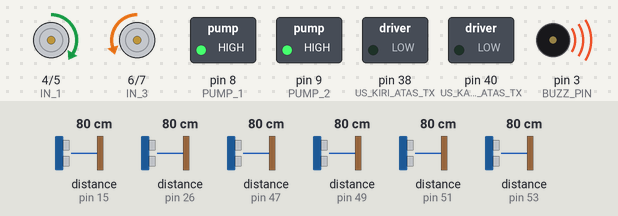
This sketch was run on a simulated Arduino Mega 2560, built with avr-gcc and run on an emulated ATmega2560. Shown: motor-driver pin pairs drawn as motors (green arrow = first pin HIGH = forward, orange = second pin HIGH = backward, longer = more drive), switched loads named in the sketch (green lamp = pin HIGH), buzzer (waves = sounding, pin HIGH). Wiring (inferred from the names in the program): 5 × ultrasonic range finder: trigger pin 14, echo pin 15 / trigger pin 46, echo pin 47 / trigger pin 48, echo pin 49 / trigger pin 50, echo pin 51 / trigger pin 52, echo pin 53. The test bench sets the inputs (shaded band); at power-on: distance to the obstacle (sensors on pin 15, pin 51, pin 26, pin 47, pin 49, pin 53) 80 cm. The echo pulse lasts 58.3 µs per cm; pins used as bus, display or sensor lines are not drawn; what the sketch prints to the serial monitor is not drawn.

Above: at 1.2 s.
1.3 s: distance to the obstacle (sensor on pin 15) set to 22 cm
4.3 s: distance to the obstacle (sensor on pin 15) set to 18 cm
At 6.1 s:
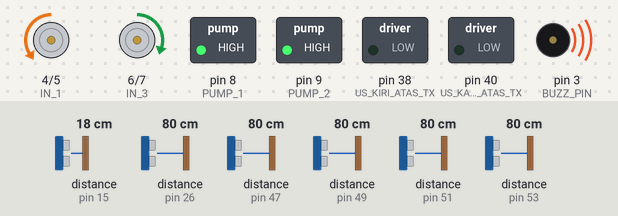
At 7.1 s:
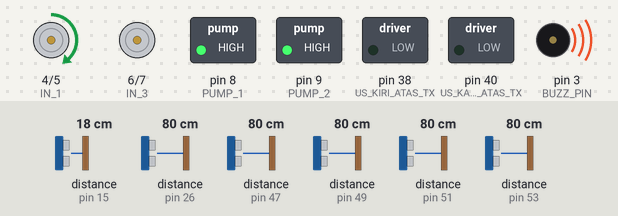
7.3 s: distance to the obstacle (sensor on pin 51) set to 120 cm
10.3 s: distance to the obstacle (sensor on pin 51) set to 2 cm
13.3 s: distance to the obstacle (sensor on pin 15) set to 35 cm
At 17.1 s:
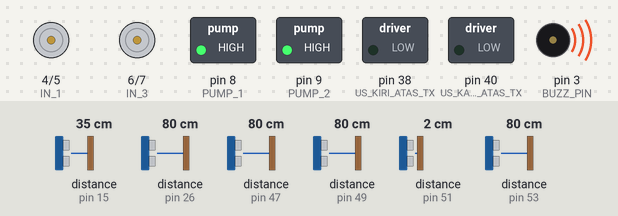
Timing chart, 0 to 34.6 s (numbered marks = the images above; inputs shaded):
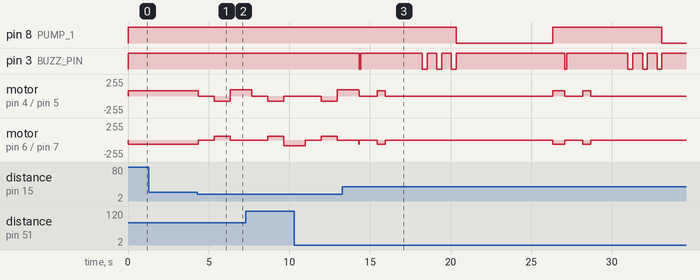

Measured:
- the behaviour switches between 21 and 20 cm on distance to the obstacle (sensor on pin 15) (found by bisection; images 0 and 1)
- after the input at 1.3 s, every drawn part: stays the same
- after the input at 4.3 s, motor on pin 4 (IN_1) / pin 5 (IN_2): forward 76/255 → stopped after 0.05 s, → backward 76/255 1.0 s later, → forward 93/255 1.0 s later; motor on pin 6 (IN_3) / pin 7 (IN_4): backward 60/255 → stopped after 0.05 s, → forward 60/255 1.0 s later, → stopped 1.0 s later
- after the input at 13.3 s, pin 8 (PUMP_1): HIGH → LOW after 7.0 s, → HIGH 6.0 s later, → LOW 6.8 s later; pin 3 (BUZZ_PIN): HIGH → LOW after 1.0 s, → HIGH 0.10 s later, → LOW 3.8 s later, → HIGH 0.30 s later, … (16 changes in this stretch)

The sketch:

wall_follower_plant_watering_robot.ino
```cpp
// A =  Kiri
// B = Kanan

// A+ 9 -> PWM
// A- 10
// B+ 11 -> PWM
// B- 12

//LEFT_LOW_SENSOR = LEFT_FRONT_SENSOR
//RIGHT_LOW_SENSOR = RIGHT_FRONT_SENSOR


//A =  -  || B = +

//MOTOR
//Kiri
#define IN_1 4 //9
#define IN_2 5 //10
//Kanan
#define IN_3 6 //11
#define IN_4 7 //12

#define COL_1_S0 22
#define COL_1_S1 23
#define COL_1_S2 24
#define COL_1_S3 25
#define COL_1_OUT 26

#define COL_2_S0 28
#define COL_2_S1 29
#define COL_2_S2 30
#define COL_2_S3 31
#define COL_2_OUT 32

//US
#define US_FRONT_TX 14
#define US_FRONT_RX 15

#define US_KAN_BAW_TX 52
#define US_KAN_BAW_RX 53
#define US_KIRI_BAW_TX 50
#define US_KIRI_BAW_RX 51

#define US_KANAN_BACK_TX 48
#define US_KANAN_BACK_RX 49
#define US_KIRI_BACK_TX 46
#define US_KIRI_BACK_RX 47

#define US_KIRI_ATAS_TX 38 //disconnected
#define US_KIRI_ATAS_RX 39 //disconnected
#define US_KANAN_ATAS_TX 40 //disconnected
#define US_KANAN_ATAS_RX 41 //disconnected

//Buzzwer
#define BUZZ_PIN 3 //6

//Relay
#define PUMP_1 8 //7
#define PUMP_2 9 //8


//VARS
const int trig = 14;
const int echo = 15;
float dist_front_sensor;
float dist_right_low_sensor;
float dist_left_low_sensor;
float dist_left_high_sensor;
float dist_right_high_sensor;
float dist_right_back_sensor;
float dist_left_back_sensor;

int frequency = 0;
boolean turning = false;
int wallState;

int red;
int green;
int blue;

//=======================================================================SETUP====================================================================================================
void setup(){
 Serial.begin(9600);
 pinMode(trig, OUTPUT);
 pinMode(echo, INPUT);
 pinMode(US_KAN_BAW_TX, OUTPUT);
 pinMode(US_KAN_BAW_RX, INPUT);
 pinMode(US_KIRI_BAW_TX, OUTPUT);
 pinMode(US_KIRI_BAW_RX, INPUT);
 pinMode(US_KIRI_ATAS_TX, OUTPUT);
 pinMode(US_KIRI_ATAS_RX, INPUT);
 pinMode(US_KANAN_ATAS_TX, OUTPUT);
 pinMode(US_KANAN_ATAS_RX, INPUT);
 pinMode(US_KANAN_BACK_TX, OUTPUT);
 pinMode(US_KANAN_BACK_RX, INPUT);
 pinMode(US_KIRI_BACK_TX, OUTPUT);
 pinMode(US_KIRI_BACK_RX, INPUT);
 //Motor Driver
 pinMode(IN_1, OUTPUT);
 pinMode(IN_2, OUTPUT);
 pinMode(IN_3, OUTPUT);
 pinMode(IN_4, OUTPUT);
 //Col_Left
 pinMode(COL_1_S0, OUTPUT);
 pinMode(COL_1_S1, OUTPUT);
 pinMode(COL_1_S2, OUTPUT);
 pinMode(COL_1_S3, OUTPUT);
 pinMode(COL_1_OUT, INPUT);

 //Col_right
 pinMode(COL_2_S0, OUTPUT);
 pinMode(COL_2_S1, OUTPUT);
 pinMode(COL_2_S2, OUTPUT);
 pinMode(COL_2_S3, OUTPUT);
 pinMode(COL_2_OUT, INPUT);

 pinMode(BUZZ_PIN, OUTPUT);

 pinMode(PUMP_1, OUTPUT);
 pinMode(PUMP_2, OUTPUT);

 digitalWrite(COL_1_S0, HIGH);
 digitalWrite(COL_1_S1, LOW);

 digitalWrite(COL_2_S0, HIGH);
 digitalWrite(COL_2_S1, LOW);

 dist_front_sensor = 0;
 dist_right_low_sensor = 0;
 dist_left_low_sensor = 0;
 dist_left_high_sensor = 0;
 dist_right_high_sensor = 0;
 dist_right_back_sensor = 0;
 dist_left_back_sensor = 0;
 wallState = 0; // 1= ngadep tembok kiri, 2 Tembok kanan

 red = 0;
 green = 0;
 blue = 0;

  relayOff(PUMP_1);
  relayOff(PUMP_2);
  digitalWrite(BUZZ_PIN, HIGH);
}

//=======================================================================LOOP====================================================================================================


void loop(){
  frontSensor();
  leftLowSensor();
  leftBackSensor();
  rightLowSensor();
  rightBackSensor();
  demoOne();
  relayOff(PUMP_1);

  if(dist_right_low_sensor < dist_left_low_sensor){
      wallState = 2;  //Closer to right wall
      }
  else{
      wallState = 1; //Closer to left wall
      }

    //Safety check
  if(dist_front_sensor < 20){
    //UNSAFE
    Serial.println("UNSAFE");
    stopMotor();
    delay(1000);
    //mundur 2 detik
    if(wallState == 1){
      reverse();
      delay(1000);
      turnRight();
      delay(600);
      }
    else{
      reverse();
      delay(1000);
      turnLeft();
      delay(600);
      }
    }
   else{
    //SAFE
    if(wallState == 1){
      Serial.println("SAFE wallstate 1");
      //Wallstate 1, tembok kiri
      float diff1 = abs(dist_left_back_sensor - dist_left_low_sensor);
      if((diff1 >= 5.8) && (dist_left_back_sensor > dist_left_low_sensor)){
        Serial.println("diff 1 >= 5.8");
        Serial.println(diff1);
        //kalo ada perbedaan jarak yang kurang dari threshold antara depan dan belakang, ada pot, siram
        siramKiri();
      }
      else{
        Serial.println("wallstate 1 adjusting");
      //jarak masih aman, adjust route
      adjust();
      }
    }
   else {
    //wallstate = 2, tembok kanan
    Serial.println("else wallstate tembok kanan");
      float diff1 = abs(dist_right_back_sensor - dist_right_low_sensor);
      if((diff1 >= 5.8) && (dist_left_back_sensor > dist_left_low_sensor)){ //(dist_left_back_sensor - dist_left_low_sensor) < 5.8 && dist_left_low_sensor < 30
      Serial.println("diff1 >= 5.8");
      //kalo ada perbedaan jarak yang kurang dari threshold antara depan dan belakang, ada pot
      siramKanan();
      }
      else{
        Serial.println("wallstate 2 else adjust");
      //jarak masih aman, adjust route
      adjust();
      }
    }
  }

};

//=======================================================================FUNCTIONS====================================================================================================

void adjust(){
  Serial.println("ADJUST\n");
  if(wallState == 1){
    //adjust di kiri
    if(dist_left_low_sensor < 10 && dist_left_back_sensor < 12){
      demoOne(77, 1);
      delay(200);
      }
    //else proceed as usual
    }
  else{
    if(dist_right_low_sensor < 10 && dist_right_back_sensor < 12){
      demoOne(64, 2);
      delay(200);
      }
      //else proceed as usual
    }
  }


void colorSenseKiri(){
  Serial.println("COLORSENSEKIRI\n");
  //Set Red filtered photodiodes to be read
  digitalWrite(COL_1_S2, LOW);
  digitalWrite(COL_1_S3, LOW);

  // Reading the output frequency
  frequency = pulseIn(COL_1_OUT, LOW);
  //  frequency = map(frequency, 25,72,255,0);

  // Printing the value on the serial monitor
  Serial.print("R= ");//printing name
  Serial.print(frequency);//printing RED color frequency
  Serial.print("  ");
  red = frequency;
  delay(100);
  // Setting Green filtered photodiodes to be read
  digitalWrite(COL_1_S2,HIGH);
  digitalWrite(COL_1_S3,HIGH);
  // Reading the output frequency
  frequency = pulseIn(COL_1_OUT, LOW);
  //frequency = map(frequency, 30,90,255,0);

  // Printing the value on the serial monitor
  Serial.print("G= ");//printing name
  Serial.print(frequency);//printing RED color frequency
  Serial.print("  ");
  green = frequency;
  delay(100);

  // Setting Blue filtered photodiodes to be read
  digitalWrite(COL_1_S2,LOW);
  digitalWrite(COL_1_S3,HIGH);

  // Reading the output frequency
  frequency = pulseIn(COL_1_OUT, LOW);
  //frequency = map(frequency, 25,70,255,0);

  // Printing the value on the serial monitor
  Serial.print("B= ");//printing name
  Serial.print(frequency);//printing RED color frequency
  Serial.println("  ");
  blue = frequency;
  delay(100);

}
//
void colorSenseKanan(){
  Serial.println("COLORSENSEKANAN\n");
  //Set Red filtered photodiodes to be read
  digitalWrite(COL_2_S2, LOW);
  digitalWrite(COL_2_S3, LOW);

  // Reading the output frequency
  frequency = pulseIn(COL_2_OUT, LOW);
  //frequency = map(frequency, 25,72,255,0);

  // Printing the value on the serial monitor
  Serial.print("R= ");//printing name
  Serial.print(frequency);//printing RED color frequency
  Serial.print("  ");
  red = frequency;
  delay(100);

  // Setting Green filtered photodiodes to be read
  digitalWrite(COL_2_S2,HIGH);
  digitalWrite(COL_2_S3,HIGH);

  // Reading the output frequency
  frequency = pulseIn(COL_2_OUT, LOW);
  //frequency = map(frequency, 30,90,255,0);

  // Printing the value on the serial monitor
  Serial.print("G= ");//printing name
  Serial.print(frequency);//printing RED color frequency
  Serial.print("  ");
  green = frequency;
  delay(100);

  // Setting Blue filtered photodiodes to be read
  digitalWrite(COL_2_S2,LOW);
  digitalWrite(COL_2_S3,HIGH);
  // Reading the output frequency
  frequency = pulseIn(COL_2_OUT, LOW);
  //frequency = map(frequency, 25,70,255,0);

  // Printing the value on the serial monitor
  Serial.print("B= ");//printing name
  Serial.print(frequency);//printing RED color frequency
  Serial.println("  ");
  blue = frequency;
  delay(100);
}

void demoOne(){
  Serial.println("DEMOONE\n");
// this function will run the motors in both directions at a fixed speed
  // turn on motor A
  //Beda 3 di v1, Motor A +3
  analogWrite(IN_1, 76); //Lower slower
  digitalWrite(IN_2, LOW);

  // turn on motor B
  digitalWrite(IN_3, LOW);
  analogWrite(IN_4, 60); ////Lower slower
}

void demoOne(int val, int key){
//Key, 1 = kiri, 2 = kanan;
  Serial.println("DEMOONEwParams\n");
// this function will run the motors in both directions at a fixed speed
  // turn on motor A
  //Beda 3 di v1, Motor A +3
  if(key == 1 ){
    analogWrite(IN_1, val); //Lower slower
    digitalWrite(IN_2, LOW);

    // turn on motor B
    digitalWrite(IN_3, LOW);
    analogWrite(IN_4, 60); ////Lower slower
    }
  else{
    analogWrite(IN_1, 76); //Lower slower
    digitalWrite(IN_2, LOW);

    // turn on motor B
    digitalWrite(IN_3, LOW);
    analogWrite(IN_4, 66); ////Lower slower
    }
}

void stopMotor(){
  Serial.println("STOPMOTOR\n");
  digitalWrite(IN_1, LOW);
  digitalWrite(IN_2, LOW);
  digitalWrite(IN_3, LOW);
  digitalWrite(IN_4, LOW);
}

void frontSensor(){
 digitalWrite(US_FRONT_TX, LOW);
 delayMicroseconds(2);
 digitalWrite(US_FRONT_TX, HIGH);
 delayMicroseconds(10);
 digitalWrite(US_FRONT_TX, LOW);

 float time = pulseIn(US_FRONT_RX, HIGH);
 float dist = ((float)time/2.0) / 29.1;
 dist_front_sensor = dist;
// Debug Purposes
// Serial.print("FS: ");
// Serial.print(dist_front_sensor);
// Serial.println(" cm");
}

void rightLowSensor(){
// delay(500);
 digitalWrite(US_KAN_BAW_TX, LOW);
 delayMicroseconds(2);
 digitalWrite(US_KAN_BAW_TX, HIGH);
 delayMicroseconds(10);
 digitalWrite(US_KAN_BAW_TX, LOW);

 float time = pulseIn(US_KAN_BAW_RX, HIGH);
 float dist = ((float)time/2.0) / 29.1;
 dist_right_low_sensor = dist;
 //Debugging purposes
// Serial.println("Right Low Sensor: ");
// Serial.print(dist_right_low_sensor);
// Serial.println(" cm");
}


void leftLowSensor(){
// delay(500);
 digitalWrite(US_KIRI_BAW_TX, LOW);
 delayMicroseconds(2);
 digitalWrite(US_KIRI_BAW_TX, HIGH);
 delayMicroseconds(10);
 digitalWrite(US_KIRI_BAW_TX, LOW);

 float time = pulseIn(US_KIRI_BAW_RX, HIGH);
 float dist = ((float)time/2.0) / 29.1;
 dist_left_low_sensor = dist;
 //Debugging purposes
// Serial.println("Left Low Sensor: ");
// Serial.print(dist_left_low_sensor);
// Serial.println(" cm");
}

void leftBackSensor(){
// delay(500);
 digitalWrite(US_KIRI_BACK_TX, LOW);
 delayMicroseconds(2);
 digitalWrite(US_KIRI_BACK_TX, HIGH);
 delayMicroseconds(10);
 digitalWrite(US_KIRI_BACK_TX, LOW);

 float time = pulseIn(US_KIRI_BACK_RX, HIGH);
 float dist = ((float)time/2.0) / 29.1;
 dist_left_back_sensor = dist;
 //Debugging purposes
// Serial.println("Left Back Sensor: ");
// Serial.print(dist_left_back_sensor);
// Serial.println(" cm");
}

void rightBackSensor(){

// delay(500);
 digitalWrite(US_KANAN_BACK_TX, LOW);
 delayMicroseconds(2);
 digitalWrite(US_KANAN_BACK_TX, HIGH);
 delayMicroseconds(10);
 digitalWrite(US_KANAN_BACK_TX, LOW);

 float time = pulseIn(US_KANAN_BACK_RX, HIGH);
 float dist = ((float)time/2.0) / 29.1;
 dist_right_back_sensor = dist;
 //Debugging purposes
// Serial.println("RIGHT BACK Sensor: ");
// Serial.print(dist_right_back_sensor);
// Serial.println(" cm");
}

void reverse(){
  Serial.println("REVERSE\n");
  digitalWrite(IN_1, LOW); //Lower slower
  analogWrite(IN_2, 76);  //prev 63

  analogWrite(IN_3, 60); //prev 60
  digitalWrite(IN_4, LOW); ////Lower slower
}

void turnRight(){
  Serial.println("TURNRIGHT\n");
  // turn on motor A
  analogWrite(IN_1, 93); //Lower slower
  digitalWrite(IN_2, LOW);

  // turn on motor B
  digitalWrite(IN_3, LOW);
  analogWrite(IN_4, LOW); ////Lower slower

  delay(700);
}

void turnLeft(){
  Serial.println("TURNLEFT\n");
   // turn on motor A
  analogWrite(IN_1, LOW); //Lower slower
  digitalWrite(IN_2, LOW);

  // turn on motor B
  digitalWrite(IN_3, LOW);
  analogWrite(IN_4, 89); ////Lower slower

  delay(700);
  }
void siramKanan(){
  Serial.println("SIRAMKANAN\n");
  stopMotor();
  buzzOn(100);
  delay(1000);
  demoOne();
  delay(500);
  stopMotor();
  //deteksi warna
  colorSenseKanan();
  Serial.print("R: ");
  Serial.print(red);
  Serial.print("G: ");
  Serial.print(green);
  Serial.print("B: ");
  Serial.print(blue);
  //do nyalain pompa
  //cek warna
  if(red < blue && red < green){
    buzzRed();
    Serial.println("RED COLOR");
    relayOn(PUMP_1);
    delay(2000);
    relayOff(PUMP_1);
    }
  else if(blue < red && blue < green){
    buzzBlue();
    Serial.println("BLUE COLOR");
    relayOn(PUMP_1);
    delay(3000);
    relayOff(PUMP_1);
    }
  else{
    buzzGreen();
    Serial.println("RED COLOR");
    relayOn(PUMP_1);
    delay(4000);
    relayOff(PUMP_1);
    }
  demoOne();
  delay(700);
  }
void siramKiri(){
  Serial.println("SIRAMKIRI\n");
  stopMotor();
  buzzOn(100);
  delay(1000);
  demoOne();
  delay(500);
  stopMotor();
  //deteksi warna
  colorSenseKiri();
  Serial.print("R: ");
  Serial.print(red);
  Serial.print("G: ");
  Serial.print(green);
  Serial.print("B: ");
  Serial.print(blue);
  //do nyalain pompa
  //cek warna
  if(red < blue && red < green){
    //red
    buzzRed();
    Serial.println("RED COLOR");
    relayOn(PUMP_1);
    delay(4000);
    relayOff(PUMP_1);
    }
  else if(blue < red && blue < green){
    //blue
    buzzBlue();
    Serial.println("BLUE COLOR");
    relayOn(PUMP_1);
    delay(5000);
    relayOff(PUMP_1);
    }
  else{
    //green
    buzzGreen();
    Serial.println("GREEN COLOR");
    relayOn(PUMP_1);
    delay(6000);
    relayOff(PUMP_1);
    }
  demoOne();
  delay(700);
  }

void buzzOn(int val){
  Serial.println("BUZZON\n");
  digitalWrite(BUZZ_PIN, LOW);
  delay(val);
  digitalWrite(BUZZ_PIN, HIGH);
  }

void buzzRed(){
  Serial.println("BUZZRED\n");
  //1 kali ngebuzz
  digitalWrite(BUZZ_PIN, LOW);
  delay(300);
  digitalWrite(BUZZ_PIN, HIGH);
  }

void buzzBlue(){
  Serial.println("BUZZBLUE\n");
  //2 kali ngebuzz
  digitalWrite(BUZZ_PIN, LOW);
  delay(300);
  digitalWrite(BUZZ_PIN, HIGH);
  delay(600);
  digitalWrite(BUZZ_PIN, LOW);
  delay(300);
  digitalWrite(BUZZ_PIN, HIGH);
  }

void buzzGreen(){
  Serial.println("BUZZGREEN\n");
  //3 kali ngebuzz
  digitalWrite(BUZZ_PIN, LOW);
  delay(300);
  digitalWrite(BUZZ_PIN, HIGH);
  delay(600);
  digitalWrite(BUZZ_PIN, LOW);
  delay(300);
  digitalWrite(BUZZ_PIN, HIGH);
  delay(600);
  digitalWrite(BUZZ_PIN, LOW);
  delay(300);
  digitalWrite(BUZZ_PIN, HIGH);
  }

void relayOn(int digital){
    Serial.println("RELAY ON\n");
    digitalWrite(digital, LOW);
  }
//
void relayOff(int digital){
    Serial.println("RELAY OFF\n");
    digitalWrite(digital, HIGH);
  }
```
